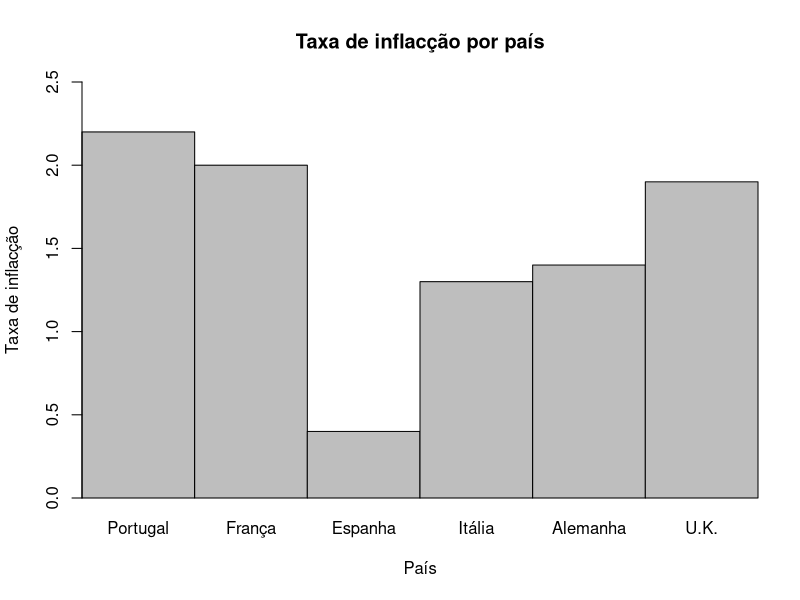
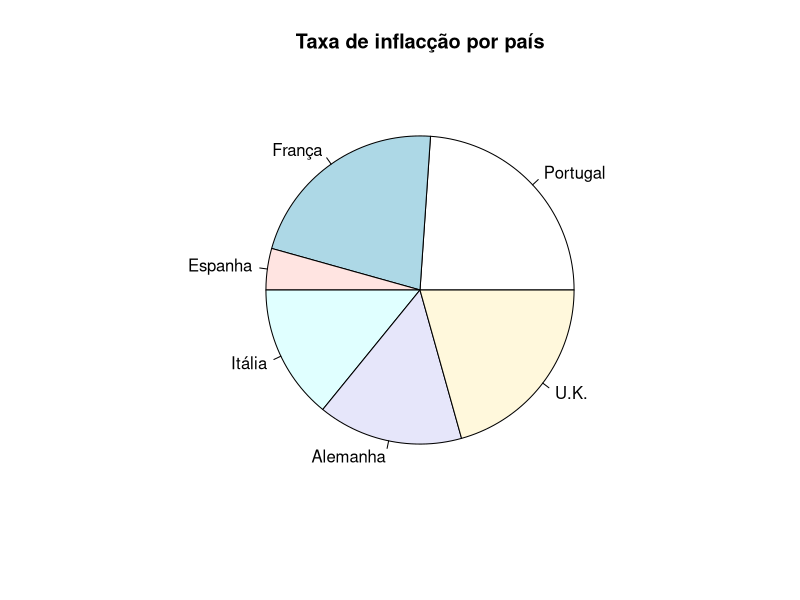

These charts were generated, in order, by the following R code:
df <- read.csv(file.path("dataset", "ieedr", "4_4.csv"))

# Exercício 4.4 a
png(file.path("imagem", "ieedr", "ex4_4a.png"))
barplot(
  df$taxa,
  names.arg = df$pais,
  ylab = "Taxa de inflacção",
  xlab = "País",
  main = "Taxa de inflacção por país",
  ylim = c(0, 2.5),
  space = 0,
  xaxs = "i",
  yaxs = "i"
)

# Exercício 4.4 b
png(file.path("imagem", "ieedr", "ex4_4b.png"))
pie(
  df$taxa,
  labels = df$pais,
  main = "Taxa de inflacção por país"
)

# Exercício 4.4 c
print(mean(df$taxa))
